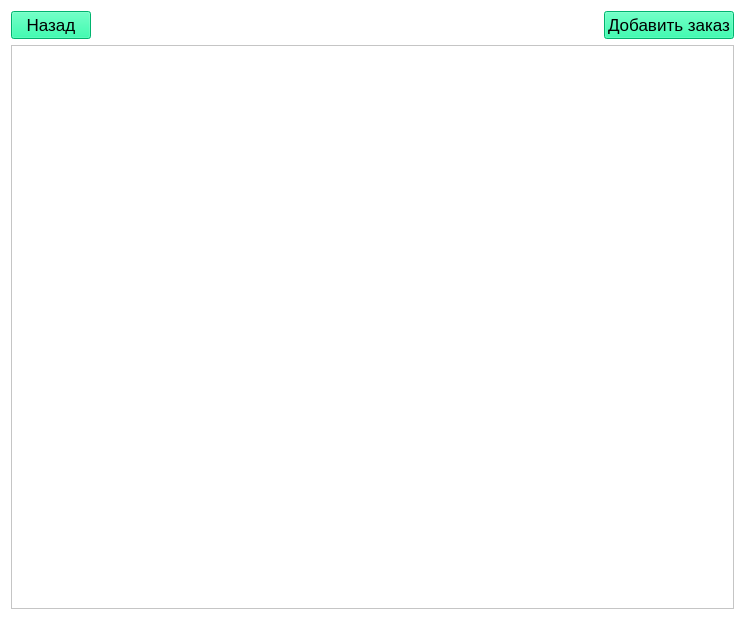
<?xml version="1.0" encoding="UTF-8"?>
<ui version="4.0">
 <class>OrdersWindow</class>
 <widget class="QWidget" name="OrdersWindow">
  <property name="geometry">
   <rect>
    <x>0</x>
    <y>0</y>
    <width>745</width>
    <height>620</height>
   </rect>
  </property>
  <property name="minimumSize">
   <size>
    <width>700</width>
    <height>600</height>
   </size>
  </property>
  <property name="windowTitle">
   <string>Cписок заказов</string>
  </property>
  <property name="styleSheet">
   <string notr="true">QWidget{background-color: #FFFFFF; font-family: &quot;Times New Roman&quot;; font-size: 13pt; color: black} QLineEdit{border: 1px solid black;} QPushButton{background-color: #00FA9A} QComboBox{border: 1px solid black;}</string>
  </property>
  <layout class="QVBoxLayout" name="verticalLayout">
   <item>
    <layout class="QGridLayout" name="gridLayout">
     <item row="0" column="0" alignment="Qt::AlignLeft">
      <widget class="QPushButton" name="go_back_btn">
       <property name="text">
        <string>Назад</string>
       </property>
      </widget>
     </item>
     <item row="0" column="1" alignment="Qt::AlignRight">
      <widget class="QPushButton" name="open_add_order_window_btn">
       <property name="text">
        <string>Добавить заказ</string>
       </property>
      </widget>
     </item>
    </layout>
   </item>
   <item>
    <widget class="QScrollArea" name="scrollArea">
     <property name="widgetResizable">
      <bool>true</bool>
     </property>
     <widget class="QWidget" name="scrollAreaWidgetContents">
      <property name="geometry">
       <rect>
        <x>0</x>
        <y>0</y>
        <width>721</width>
        <height>553</height>
       </rect>
      </property>
     </widget>
    </widget>
   </item>
  </layout>
 </widget>
 <resources/>
 <connections/>
</ui>
